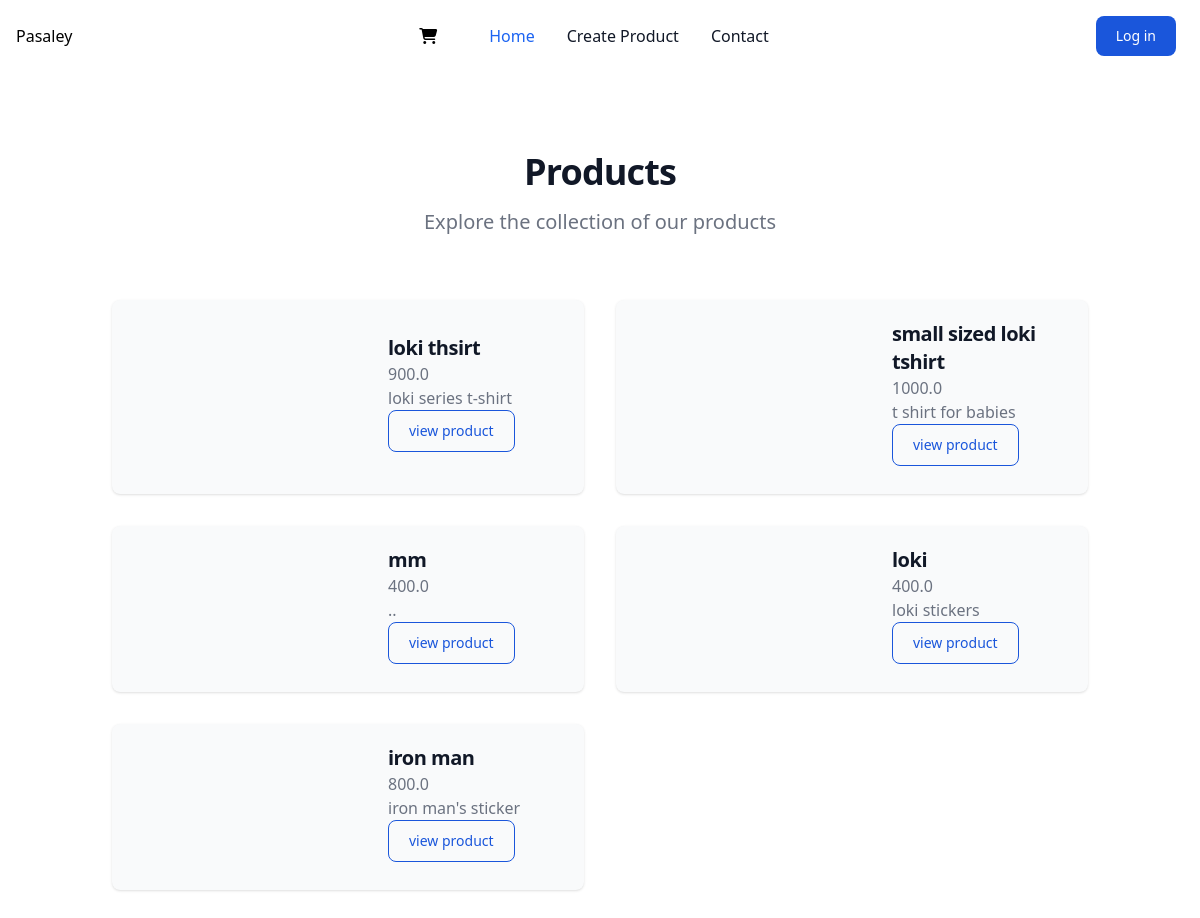
/, run on an earlier commit of the app's database.
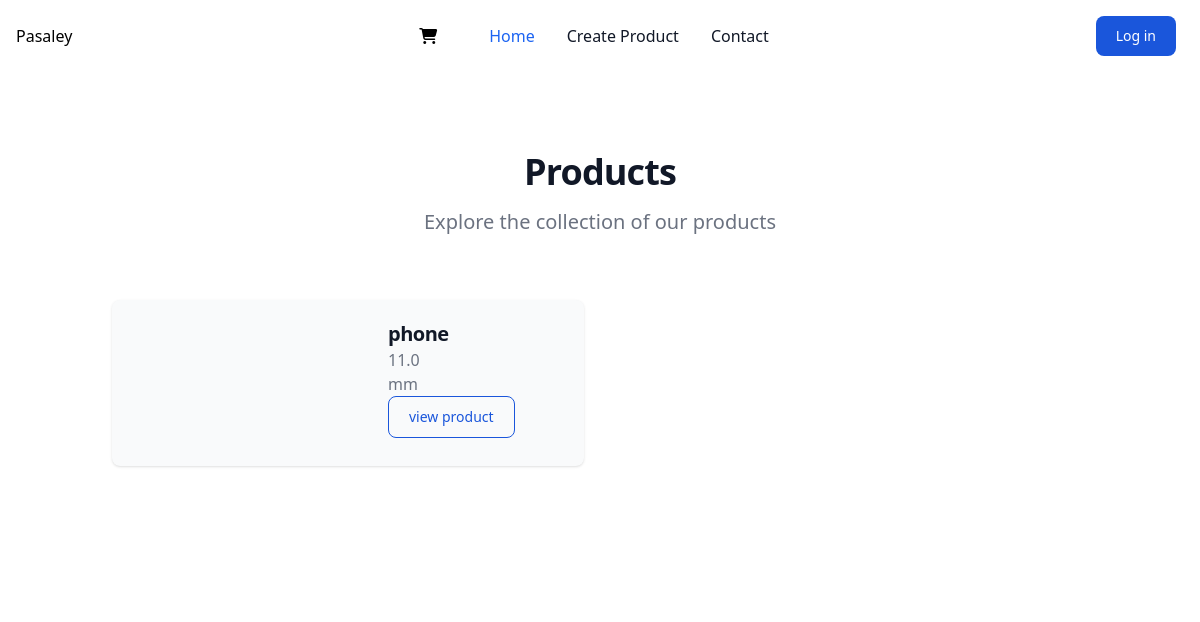
And on a later commit of the database.
### Home/models.py (models this page shows, shortened)
class Product(models.Model):
    category = models.ForeignKey(category, on_delete=models.CASCADE)
    name = models.CharField(max_length=200)
    price = models.FloatField()
    stock = models.IntegerField()
    created_at = models.DateTimeField(auto_now_add=True)
    author = models.ForeignKey(User, on_delete=models.CASCADE)
    body = models.TextField(max_length=50000)
    image = models.ImageField(upload_to='images/', null=True, blank=True)

### Home/views.py (the view)
# urls.py: path('', views.home, name='home'),
def home(request):
    user = request.user
    product = Product.objects.all()
    paginator = Paginator(product, 4)
    context = {
        'product': product,
        'user': user,
        'paginator': paginator
    }
    return render(request, 'Home/index.html', context)

### Home/templates/Home/index.html
{% extends 'base.html' %}
{% block content %}
<div class="container md-4 mt-4">
  {%include 'Home/list.html'%}
</div>
{% endblock %}

### Home/templates/Home/list-card.html (shortened to what this page needs)
<div class="items-center bg-gray-50 rounded-lg shadow sm:flex dark:bg-gray-800 dark:border-gray-700">
    <div class="p-5">
        <h3 class="text-xl font-bold tracking-tight text-gray-900 dark:text-white">
            <a href="#">{{ product.name }}</a>
        </h3>
        <span class="text-gray-500 dark:text-gray-400">{{ product.price }}</span>
        <div>
        <span class="text-gray-500 dark:text-gray-400">{{ product.body }}</span>
    </div>
        <a href="{% url 'product_detail' product.id %}">
        <input type="button" value ="view product"class="text-blue-700 hover:text-white border border-blue-700 hover:bg-blue-800 focus:ring-4 focus:outline-none focus:ring-blue-300 font-medium rounded-lg text-sm px-5 py-2.5 text-center mr-2 mb-2 dark:border-blue-500 dark:text-blue-500 dark:hover:text-white dark:hover:bg-blue-500 dark:focus:ring-blue-800">
            </input></a>
    </div>
</div>

What changed in the data, as far as the page shows it:
removed Product: name "loki thsirt", price "900.0", body "loki series t-shirt"
removed Product: name "small sized loki tshirt", price "1000.0", body "t shirt for babies"
removed Product: name "mm", price "400.0", body ".."
removed Product: name "loki", price "400.0", body "loki stickers"
removed Product: name "iron man", price "800.0", body "iron man's sticker"
added Product: name "phone", price "11.0", body "mm"
